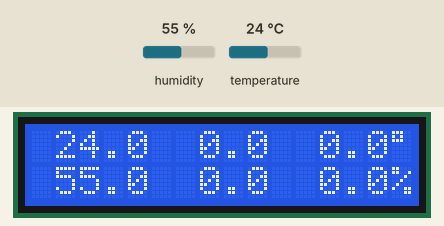
Recording of a sketch running on a simulated Arduino Uno, built with avr-gcc and run on an emulated ATmega328P. On the bench: 16×2 character LCD. The inputs (shaded band) are chosen by the test bench; at power-on: humidity 55 %, temperature 24 °C.

Above: at 2.2 s.
2.3 s: humidity set to 22 %
At 4.8 s:
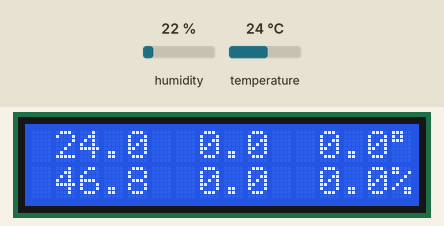
6.5 s: temperature set to 12 °C
At 7.3 s:
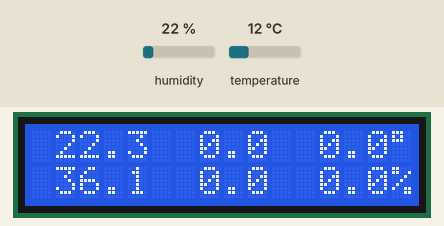
10.3 s: humidity set to 40 %
At 13.8 s:
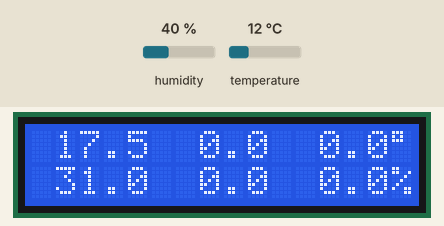
15.5 s: temperature set to 19 °C
At 16.6 s:
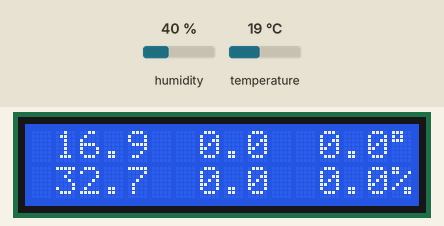
Timing chart, 0 to 18.5 s (numbered marks = the images above; inputs shaded):
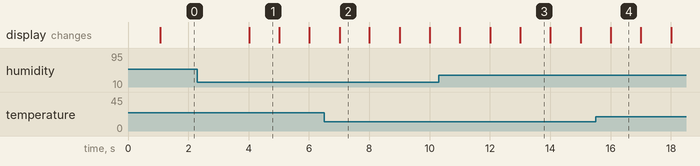

The sketch:

frigid.ino
```cpp
// frigid
//
// Not your average temperature and humidity monitor.
#include <LiquidCrystal.h>
#include <stdlib.h>

#include "DHT.h"  // from adafruit
#include "sma.h"

namespace {

// LCD connections and properties.
const int kLcdRsPin = 7;
const int kLcdEnablePin = 8;
const int kLcdData4Pin = 12;
const int kLcdData5Pin = 11;
const int kLcdData6Pin = 10;
const int kLcdData7Pin = 9;

// LCD size.
const int kLcdColumns = 16;
const int kLcdRows = 2;

// DHT22 sensor connections.
const int kDhtPin = 2;

// External LCD display control.
LiquidCrystal lcd(kLcdRsPin, kLcdEnablePin,
                  kLcdData4Pin, kLcdData5Pin, kLcdData6Pin, kLcdData7Pin);

// DHT22 control.
DHT dht(kDhtPin, DHT22);

// Moving averages of temperatures.
SimpleMovingAverage<float, 60> temps_min;   // 1 per second
SimpleMovingAverage<float, 60> temps_hour;  // 1 per minute
SimpleMovingAverage<float, 24> temps_day;   // 1 per hour

// Moving averages of humidity percentages.
SimpleMovingAverage<float, 60> humidity_min;   // 1 per second
SimpleMovingAverage<float, 60> humidity_hour;  // 1 per minute
SimpleMovingAverage<float, 24> humidity_day;   // 1 per hour

// Time of the day.
struct Clock {
  int hours;
  int minutes;
  int seconds;
};
Clock time;

}  // namespace

void setup() {
  lcd.begin(kLcdColumns, kLcdRows);

  time.hours = 0;
  time.minutes = 0;
  time.seconds = 0;

  lcd.setCursor(0, 0);
  lcd.print("Initializing...");

  // Wait for the DHT22 to settle.
  delay(1000);
}

void loop() {
  // Take new sensor readings.
  const float humidity = dht.readHumidity();
  const float temp_c = dht.readTemperature();

  // Update averages over the last minute.
  temps_min.valueNew(temp_c);
  humidity_min.valueNew(humidity);

  // Temperature averages on the first line.
  lcd.setCursor(0, 0);
  printAveragesLine(
      temps_min.average(), temps_hour.average(), temps_day.average());
  lcd.print("\337");  // degree symbol

  // Humidity averages on the second line.
  lcd.setCursor(0, 1);  // col 0, row 1
  printAveragesLine(
      humidity_min.average(), humidity_hour.average(), humidity_day.average());
  lcd.print("%");

  // Take readings at the top of the next tick-second. This attempts to
  // keep reading times regular.
  const int ms_until_next_ticksecond = 1000 - (millis() % 1000);
  delay(ms_until_next_ticksecond);

  // Adjust clock.
  advanceTime();

  // Update historical averages.
  if (time.seconds == 0) {
    if (temps_min.size() > 0) {
      // Insert average over the last minute.
      temps_hour.valueNew(temps_min.average());
    }
    if (humidity_min.size() > 0) {
      humidity_hour.valueNew(humidity_min.average());
    }
  }
  if (time.minutes == 0) {
    if (temps_hour.size() > 0) {
      // Insert average over the last hour.
      temps_day.valueNew(temps_hour.average());
    }
    if (humidity_hour.size() > 0) {
      // Insert average over the last hour.
      humidity_day.valueNew(humidity_hour.average());
    }
  }
}

// Advances global clock by 1 second.
void advanceTime() {
  ++time.seconds;
  if (time.seconds == 60) {
    ++time.minutes;
    time.seconds = 0;
  }
  if (time.minutes == 60) {
    time.hours = (time.hours + 1) % 24;
    time.minutes = 0;
  }
}

void printAveragesLine(
    const float min_avg, const float hour_avg, const float day_avg) {
  const int width = 5;  // [-]dd.d
  const int precision = 1;
  char buffer[width];

  // Whitespace between fields is included in 'width'.
  dtostrf(min_avg, width, precision, buffer);
  lcd.print(buffer);
  dtostrf(hour_avg, width, precision, buffer);
  lcd.print(buffer);
  dtostrf(day_avg, width, precision, buffer);
  lcd.print(buffer);
}
```

sma.h
```cpp
// Keeps an unweighted average of a fixed number of values.
template<typename T, int N>
class SimpleMovingAverage {
 public:
  SimpleMovingAverage() : head_(0), size_(0), average_(0) {}

  // Adds a new value, removing the oldest value if the array is
  // full. Returns the recomputed moving average.
  T valueNew(const T value) {
    if (size_ < N) {
      // The buffer is not yet full.

      // Insert new value at head and move head to next location in queue.
      values_[head_] = value;
      head_ = (head_ + 1) % N;
      ++size_;

      // Recompute average using new size.
      average_ = 0;
      for (int i = 0; i < size_; ++i) {
        average_ += values_[i];
      }
      average_ /= size_;
    } else {
      // Buffer is full. The size is fixed, so we do not need to recompute the
      // average over all values.

      // Avoid copying the old value; adjust the average first.
      average_ -= values_[head_] / size_;  // remove oldest value contribution
      average_ += value / size_;           // add new value contribution

      // Replace the oldest value (current head).
      values_[head_] = value;
      head_ = (head_ + 1) % N;
    }
  }

  // Returns the moving average value.
  T average() const {
    return average_;
  }

  // Returns the number of entries over which the average is computed.
  T size() const {
    return size_;
  }

 private:
  T values_[N];
  int head_;
  int size_;
  T average_;
};
```

Measured:
- after the input at 2.3 s, the display: changes after 1.7 s (image 1)
- what the display in image 1 shows lasts 1.0 s, from 4.0 s to 5.0 s
